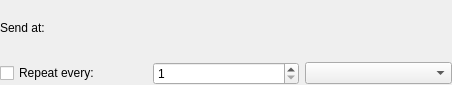
<?xml version="1.0" encoding="UTF-8"?>
<ui version="4.0">
 <class>SendLaterWidget</class>
 <widget class="QWidget" name="SendLaterWidget">
  <property name="geometry">
   <rect>
    <x>0</x>
    <y>0</y>
    <width>452</width>
    <height>85</height>
   </rect>
  </property>
  <layout class="QGridLayout" name="gridLayout">
   <property name="leftMargin">
    <number>0</number>
   </property>
   <property name="topMargin">
    <number>0</number>
   </property>
   <property name="rightMargin">
    <number>0</number>
   </property>
   <property name="bottomMargin">
    <number>0</number>
   </property>
   <item row="0" column="0">
    <widget class="QLabel" name="mLabel">
     <property name="text">
      <string>Send at:</string>
     </property>
    </widget>
   </item>
   <item row="0" column="1" colspan="2">
    <widget class="SendLater::SendLaterTimeDateWidget" name="mDateTime" native="true"/>
   </item>
   <item row="1" column="0">
    <widget class="QCheckBox" name="mRecurrence">
     <property name="text">
      <string>Repeat every:</string>
     </property>
    </widget>
   </item>
   <item row="1" column="1">
    <widget class="QSpinBox" name="mRecurrenceValue">
     <property name="minimum">
      <number>1</number>
     </property>
     <property name="maximum">
      <number>365</number>
     </property>
    </widget>
   </item>
   <item row="1" column="2">
    <widget class="QComboBox" name="mRecurrenceComboBox"/>
   </item>
  </layout>
 </widget>
 <customwidgets>
  <customwidget>
   <class>SendLater::SendLaterTimeDateWidget</class>
   <extends>QWidget</extends>
   <header>sendlatertimedatewidget.h</header>
  </customwidget>
 </customwidgets>
 <resources/>
 <connections/>
</ui>
